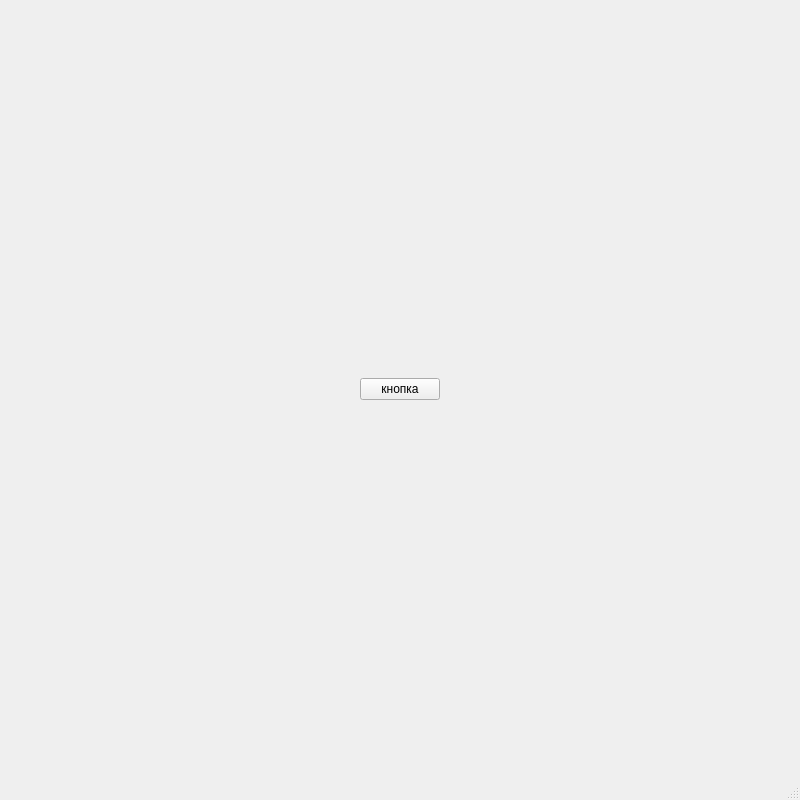
<?xml version="1.0" encoding="UTF-8"?>
<ui version="4.0">
 <class>MainWindow</class>
 <widget class="QMainWindow" name="MainWindow">
  <property name="geometry">
   <rect>
    <x>0</x>
    <y>0</y>
    <width>800</width>
    <height>800</height>
   </rect>
  </property>
  <property name="minimumSize">
   <size>
    <width>800</width>
    <height>800</height>
   </size>
  </property>
  <property name="maximumSize">
   <size>
    <width>800</width>
    <height>800</height>
   </size>
  </property>
  <property name="windowTitle">
   <string>MainWindow</string>
  </property>
  <widget class="QWidget" name="centralwidget">
   <layout class="QHBoxLayout" name="horizontalLayout">
    <item alignment="Qt::AlignHCenter">
     <widget class="QPushButton" name="pushButton">
      <property name="text">
       <string>кнопка</string>
      </property>
     </widget>
    </item>
   </layout>
  </widget>
  <widget class="QMenuBar" name="menubar">
   <property name="geometry">
    <rect>
     <x>0</x>
     <y>0</y>
     <width>800</width>
     <height>21</height>
    </rect>
   </property>
  </widget>
  <widget class="QStatusBar" name="statusbar"/>
 </widget>
 <resources/>
 <connections/>
</ui>
